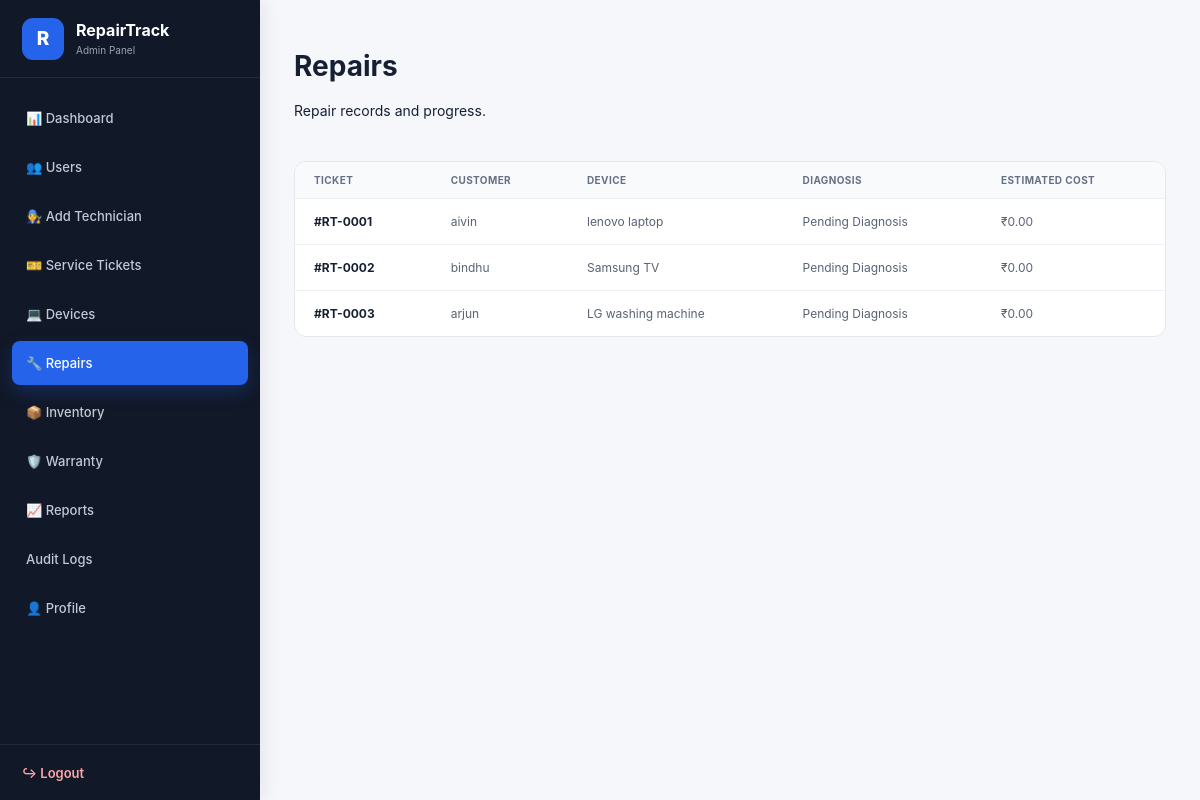
Page /repairs/ (signed in) on the committed database.
### service/models.py (models this page shows, shortened)
class Repair(models.Model):
    ticket=models.OneToOneField(ServiceTicket,on_delete=models.CASCADE,related_name="repair")
    diagnosis=models.TextField(blank=True); work_notes=models.TextField(blank=True)
    estimated_cost=models.DecimalField(max_digits=10,decimal_places=2,default=0)
    started_at=models.DateTimeField(null=True,blank=True); completed_at=models.DateTimeField(null=True,blank=True)

class ServiceTicket(models.Model):
    STATUS=(("submitted","Submitted"),
            ("diagnosing","Diagnosing"),
            ("repairing","Repairing"),
            ("ready","Ready for Collection"),
            ("completed","Completed"),
            ("cancelled","Cancelled"))
    PRIORITY=(("normal","Normal"),
              ("medium","Medium"),
              ("high","High"))
    customer=models.ForeignKey(User,on_delete=models.CASCADE,related_name="tickets")
    device=models.ForeignKey(Device,on_delete=models.CASCADE,related_name="tickets")
    technician=models.ForeignKey(User,on_delete=models.SET_NULL,null=True,blank=True,related_name="assigned_tickets")
    title=models.CharField(max_length=160); description=models.TextField()
    priority=models.CharField(max_length=20,choices=PRIORITY,default="normal")
    status=models.CharField(max_length=20,choices=STATUS,default="submitted")
    created_at=models.DateTimeField(auto_now_add=True); updated_at=models.DateTimeField(auto_now=True)

class Device(models.Model):
    customer=models.ForeignKey(User,on_delete=models.CASCADE,related_name="devices")
    name=models.CharField(max_length=120); brand=models.CharField(max_length=80,blank=True)
    model_number=models.CharField(max_length=80,blank=True); serial_number=models.CharField(max_length=120,blank=True)
    registered_at=models.DateTimeField(auto_now_add=True)
    def __str__(self):
       return f"{self.brand} {self.name}".strip()

### service/views.py (the view)
# urls.py: path("repairs/",views.repairs,name="repairs"),
@login_required
def repairs(request):
 try:r=request.user.profile.role
 except UserProfile.DoesNotExist:r="customer"
 q=Repair.objects.select_related("ticket","ticket__customer","ticket__device")
 if request.user.is_staff:
    q=q.all()
 elif r=="technician":
    q=q.filter(ticket__technician=request.user)
 else:
    q=q.filter(ticket__customer=request.user)
 return render(request,"repairs.html",{"repairs":q})

### service/templates/repairs.html (shortened to what this page needs)
{% extends "base.html" %}
{% block content %}
<div class="dashboard-layout">
    <aside class="sidebar">
        {% if request.user.is_staff %}
            <a href="{% url 'admin_dashboard' %}" class="side-brand">
                <span class="side-logo">R</span>
                <div>
                    <strong>RepairTrack</strong>
                    <small>Admin Panel</small>
                </div>
            </a>
            <nav class="sidebar-nav">
                <a href="{% url 'admin_dashboard' %}">📊 Dashboard</a>
                <a href="{% url 'admin_users' %}">👥 Users</a>
                <a href="{% url 'add_technician' %}">🧑‍🔧 Add Technician</a>
                <a href="{% url 'tickets' %}">🎫 Service Tickets</a>
                <a href="{% url 'devices' %}">💻 Devices</a>
                <a
                    href="{% url 'repairs' %}"
                    class="active"
                >
                    🔧 Repairs
                </a>
                <a href="{% url 'inventory' %}">📦 Inventory</a>
                <a href="{% url 'admin_warranty_claims' %}">🛡️ Warranty</a>
                <a href="{% url 'reports' %}">📈 Reports</a>
                <a href="{% url 'audit_logs' %}"> Audit Logs</a>
                <a href="{% url 'profile' %}">👤 Profile</a>
            </nav>
        {% endif %}
        <a href="{% url 'logout' %}" class="logout">
            ↪ Logout
        </a>
    </aside>
    <main class="dashboard-main">
        <header class="dashboard-topbar">
            <div>
                <h1>
                    Repairs
                </h1>
                <p>
                    Repair records and progress.
                </p>
            </div>
        </header>
        <section class="content-card">
            <div class="table-wrapper">
                <table>
                    <thead>
                        <tr>
                            <th>
                                Ticket
                            </th>
                            <th>
                                Customer
                            </th>
                            <th>
                                Device
                            </th>
                            <th>
                                Diagnosis
                            </th>
                            <th>
                                Estimated Cost
                            </th>
                        </tr>
                    </thead>
                    <tbody>
                        {% for repair in repairs %}
                        <tr>
                            <td>
                                #RT-{{ repair.ticket.id|stringformat:"04d" }}
                            </td>
                            <td>
                                {{ repair.ticket.customer.username }}
                            </td>
                            <td>
                                {{ repair.ticket.device }}
                            </td>
                            <td>
                                {% if repair.diagnosis %}
                                    {{ repair.diagnosis }}
                                {% else %}
                                    Pending Diagnosis
                                {% endif %}
                            </td>
                            <td>
                                ₹{{ repair.estimated_cost }}
                            </td>
                        </tr>
                        {% endfor %}
                    </tbody>
                </table>
            </div>
        </section>
    </main>
</div>
{% endblock %}

### static/css/style.css (style rules this page uses)
:root { --primary: #2563eb; --primary-dark: #1d4ed8; --sidebar: #111827; --sidebar-hover: #1f2937; --page-bg: #f5f7fb; --card-bg: #ffffff; --border: #e5e7eb; --text: #172033; --muted: #6b7280; --success: #16a34a; --warning: #d97706; --danger: #dc2626; }
* { box-sizing: border-box; }
html, body { margin: 0; padding: 0; min-height: 100%; }
body { font-family: Inter, "Segoe UI", Arial, sans-serif; background: var(--page-bg); color: var(--text); font-size: 14px; }
.dashboard-layout { min-height: 100vh; display: flex; }
.sidebar { position: fixed; left: 0; top: 0; bottom: 0; width: 260px; background: var(--sidebar); color: #ffffff; display: flex; flex-direction: column; z-index: 1000; box-shadow: 4px 0 18px rgba(15, 23, 42, 0.08); }
.side-brand { height: 78px; padding: 0 22px; display: flex; align-items: center; gap: 12px; color: #ffffff; text-decoration: none; border-bottom: 1px solid rgba(255, 255, 255, 0.08); }
.side-logo { width: 42px; height: 42px; display: flex; align-items: center; justify-content: center; background: var(--primary); border-radius: 11px; color: #ffffff; font-size: 19px; font-weight: 800; flex-shrink: 0; }
.side-brand strong { display: block; font-size: 16px; font-weight: 700; line-height: 1.2; }
.side-brand small { display: block; margin-top: 4px; color: #9ca3af; font-size: 10px; }
.sidebar-nav { flex: 1; padding: 18px 12px; overflow-y: auto; }
.sidebar-nav a { min-height: 44px; display: flex; align-items: center; gap: 12px; margin-bottom: 5px; padding: 0 14px; border-radius: 8px; color: #c1c9d6; text-decoration: none; font-size: 13px; font-weight: 500; transition: background 0.18s ease, color 0.18s ease, transform 0.18s ease; }
.sidebar-nav a.active { background: var(--primary); color: #ffffff; box-shadow: 0 7px 18px rgba(37, 99, 235, 0.25); }
.logout { display: flex; align-items: center; gap: 10px; min-height: 56px; padding: 0 22px; border-top: 1px solid rgba(255, 255, 255, 0.08); color: #fca5a5; text-decoration: none; font-size: 13px; font-weight: 600; transition: 0.2s ease; }
.dashboard-main { margin-left: 260px; width: calc(100% - 260px); min-height: 100vh; padding: 30px 34px 50px; overflow-x: hidden; }
.dashboard-topbar { min-height: 64px; display: flex; align-items: center; justify-content: space-between; gap: 25px; margin-bottom: 28px; }
.content-card { background: var(--card-bg); border: 1px solid var(--border); border-radius: 12px; margin-bottom: 22px; overflow: hidden; }
.table-wrapper { overflow-x: auto; }
table { width: 100%; border-collapse: collapse; min-width: 650px; }
thead th { background: #f8fafc; color: #667085; text-align: left; padding: 12px 19px; font-size: 10px; font-weight: 700; text-transform: uppercase; letter-spacing: 0.4px; }
tbody td { padding: 15px 19px; border-top: 1px solid #edf0f4; color: #596275; font-size: 12px; vertical-align: middle; }
tbody td:first-child { color: var(--text); font-weight: 700; }

### rows in the picture
Repair: ticket.id "0001", ticket.customer.username "aivin", ticket.device "lenovo laptop", diagnosis "Pending Diagnosis", estimated_cost "0.00"
Repair: ticket.id "0002", ticket.customer.username "bindhu", ticket.device "Samsung TV", diagnosis "Pending Diagnosis", estimated_cost "0.00"
Repair: ticket.id "0003", ticket.customer.username "arjun", ticket.device "LG washing machine", diagnosis "Pending Diagnosis", estimated_cost "0.00"
